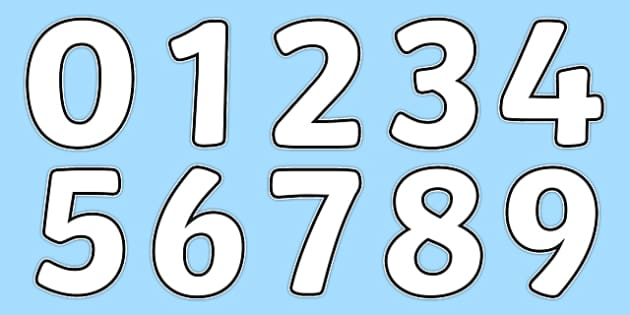
#> input picture picture_material/number.jpg, 630 x 315 px, found by its file name
$ python 12.matchshapes.py
#> lines starting #> are read from the running program, lines starting #| are printed output that depends on the picture; after the words box and inside, x2 and y2 are one past the last pixel; in counts of white or black regions, pixels touching at a corner belong together
import cv2
import numpy as np

img = cv2.imread("picture_material/number.jpg")
#> img is the input picture: shape (315, 630, 3); mean B, G, R 234, 214.2, 182
gray = cv2.cvtColor(img, cv2.COLOR_BGR2GRAY)
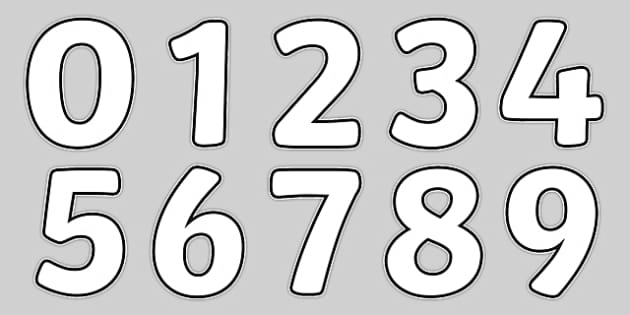
#> gray: shape (315, 630); min 0, max 255, mean 206.9
#二值化
ret,thresh = cv2.threshold(gray, 0, 255, cv2.THRESH_BINARY + cv2.THRESH_OTSU)
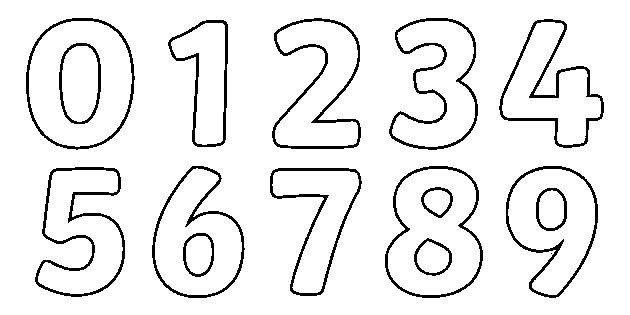
#> thresh: shape (315, 630); 92.7% white; black in thin lines or dots, all inside (x1, y1, x2, y2) = (26, 18, 604, 298)
#> ret = 129
#搜索轮廓
contours, hierarchy = cv2.findContours(thresh, 3, 2)
#> contours = 32 contours, 1 with area under 20; largest, box (x1, y1, x2, y2) and area: (0, 0, 630, 315) 197506, (25, 17, 136, 151) 11905, (29, 21, 132, 147) 10486, (384, 165, 484, 299) 10462, (388, 169, 480, 295) 8968
hierarchy = np.squeeze(hierarchy)

#载入模板
img_8 = cv2.imread("picture_material/8.jpg")
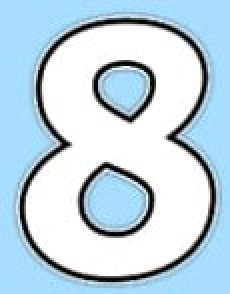
#> input picture picture_material/8.jpg, 115 x 147 px, found by its file name (shown 2 times larger)
#> img_8 is the input picture: shape (147, 115, 3); mean B, G, R 226.3, 212.6, 189.9
img_8 = cv2.cvtColor(img_8, cv2.COLOR_BGR2GRAY)
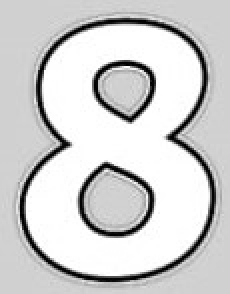
#> img_8: shape (147, 115) (shown 2 times larger); min 0, max 255, mean 207.4
ret1, th = cv2.threshold(img_8, 0, 255, cv2.THRESH_BINARY + cv2.THRESH_OTSU)
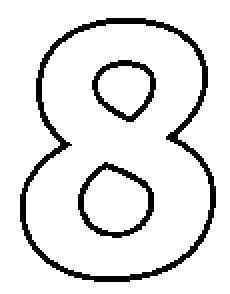
#> th: shape (147, 115) (shown 2 times larger); 89.8% white; black in thin lines or dots, all inside (x1, y1, x2, y2) = (10, 9, 108, 141)
#> ret1 = 134
contours1, hierarchy1 = cv2.findContours(th, 3, 2)
#> contours1 = 7 contours; box (x1, y1, x2, y2) and area: (0, 0, 115, 147) 16644, (9, 8, 109, 142) 10470, (13, 12, 105, 138) 8948, (38, 80, 78, 120) 1124, (45, 29, 79, 62) 771, (42, 84, 74, 116) 712, (49, 33, 75, 58) 441
template_8 = contours1[0]
#> template_8 = [[0, 0], [0, 146], [114, 146], [114, 0]]

#记录最匹配的值的大小和位置
min_pos = 0
min_value = 9
for i in range(len(contours)):
    value = cv2.matchShapes(template_8, contours[i], 1, 0.0)
    if value < min_value:
        min_value = value
        min_pos = i
#> this loop made 32 passes
#> (value, min_value, min_pos) on passes 1 to 2: (0.354, 0.354, 0), (0.0221, 0.0221, 1)
#> value on passes 3 to 8: 0.984, 1.56, 0.571, 1.06, 0.12, 0.171
#> after the loop, min_pos = 1; min_value = 0.0221

cv2.drawContours(gray, [contours1[min_pos]], 0, [0, 0, 255], 2)
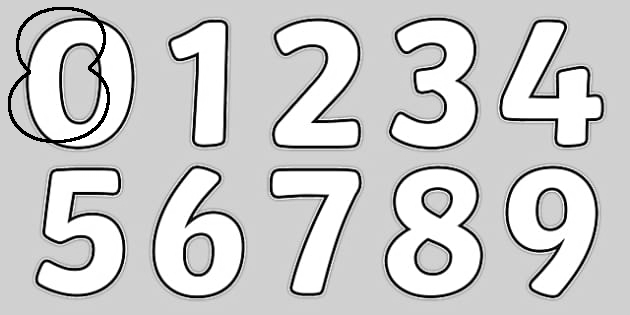
#> gray: shape (315, 630); 0.7% of pixels changed, all inside (x1, y1, x2, y2) = (8, 7, 110, 143)
cv2.imshow("result", gray)
cv2.waitKey()
